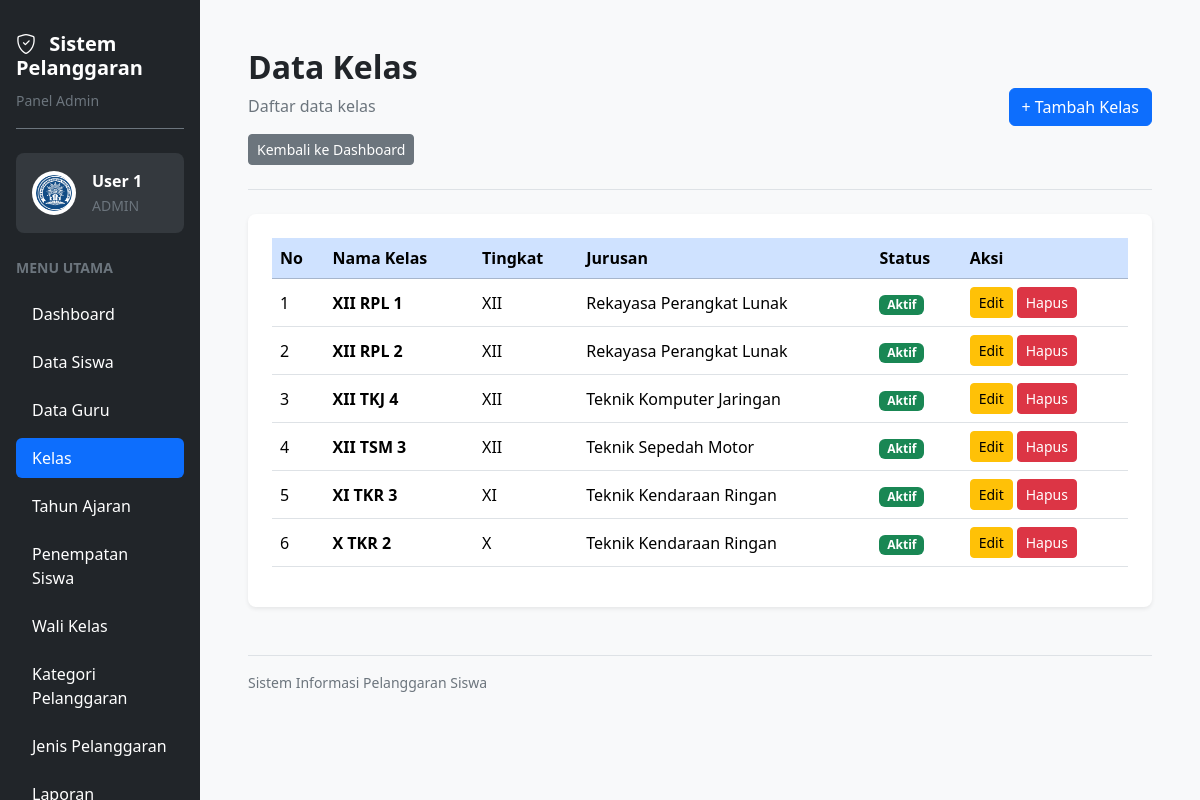
Before: /kelas.php (signed in) with the older database file.
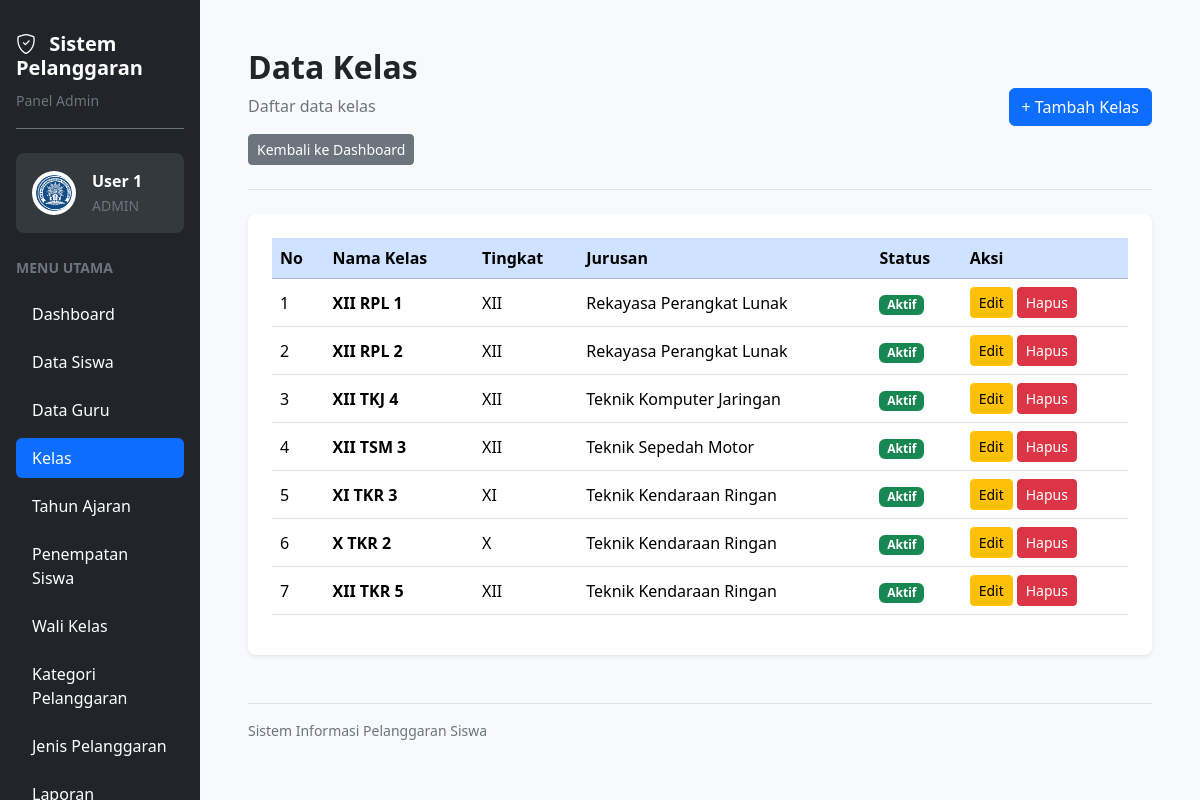
After: the same page with the newer database file.
### tables this page shows
CREATE TABLE `t_kelas` (
  `id` int(11) NOT NULL,
  `nama` varchar(100) NOT NULL,
  `tingkat` varchar(20) NOT NULL,
  `jurusan` varchar(100) NOT NULL,
  `status_aktif` tinyint(1) NOT NULL,
  `created_at` timestamp NULL DEFAULT current_timestamp(),
  `updated_at` timestamp NULL DEFAULT current_timestamp()
);

### kelas.php (the view, shortened to what the changed rows need)
<?php
require_once __DIR__ . "/config/koneksi.php";
$query = mysqli_query($koneksi, "SELECT * FROM t_kelas ORDER BY id ASC");
?>
<!DOCTYPE html>
<html lang="id">
<head>
    <link href="https://cdn.jsdelivr.net/npm/bootstrap@5.3.3/dist/css/bootstrap.min.css" rel="stylesheet">
    <link href="https://cdn.jsdelivr.net/npm/bootstrap-icons@1.11.3/font/bootstrap-icons.min.css" rel="stylesheet">
    <link href="https://cdn.datatables.net/2.3.4/css/dataTables.bootstrap5.min.css" rel="stylesheet">
</head>
<body class="bg-light overflow-hidden">
<div class="container-fluid vh-100 overflow-hidden">
    <div class="row h-100 flex-nowrap">
        <main class="col-9 col-md-9 col-lg-10 vh-100 overflow-auto p-3 p-lg-5">
            <div class="d-flex flex-wrap justify-content-between align-items-center gap-3 mb-4 pb-4 border-bottom">
                <div>
                    <h2 class="fw-bold mb-2">
                        Data Kelas
                    </h2>
                </div>
            </div>
            <div class="card border-0 shadow-sm rounded-3">
                <div class="card-body p-4">
                    <div class="table-responsive">
                        <table id="tabelKelas" class="table table-hover align-middle">
                            <thead>
                                <tr class="table-primary">
                                    <th>No</th>
                                    <th>Nama Kelas</th>
                                    <th>Tingkat</th>
                                    <th>Jurusan</th>
                                    <th>Status</th>
                                    <th>Aksi</th>
                                </tr>
                            </thead>
                            <tbody>
                            <?php $no = 1; ?>
                            <?php while ($kelas = mysqli_fetch_assoc($query)): ?>
                                <tr>
                                    <td>
                                        <?= $no++; ?>
                                    </td>
                                    <td>
                                        <strong>
                                            <?= htmlspecialchars($kelas['nama']); ?>
                                        </strong>
                                    </td>
                                    <td>
                                        <?= htmlspecialchars($kelas['tingkat']); ?>
                                    </td>
                                    <td>
                                        <?= htmlspecialchars($kelas['jurusan']); ?>
                                    </td>
                                    <td>
                                        <?php if ((int)$kelas['status_aktif'] === 1): ?>
                                            <span class="badge bg-success">
                                                Aktif
                                            </span>
                                        <?php else: ?>
                                            <span class="badge bg-secondary">
                                                Tidak Aktif
                                            </span>
                                        <?php endif; ?>
                                    </td>
                                    <td>
                                        <div class="d-flex gap-1">
                                            <a
                                                href="edit_kelas.php?id=<?= (int)$kelas['id']; ?>"
                                                class="btn btn-warning btn-sm"
                                            >
                                                Edit
                                            </a>
                                            <a
                                                href="hapus_kelas.php?id=<?= (int)$kelas['id']; ?>"
                                                class="btn btn-danger btn-sm"
                                                onclick="return confirm('Yakin ingin menghapus data kelas ini?')"
                                            >
                                                Hapus
                                            </a>
                                        </div>
                                    </td>
                                </tr>
                            <?php endwhile; ?>
                            </tbody>
                        </table>
                    </div>
                </div>
            </div>
        </main>
    </div>
</div>
</body>
</html>

Changed rows visible on the page:
added t_kelas: nama "XII TKR 5", tingkat "XII", jurusan "Teknik Kendaraan Ringan", status_aktif "Aktif"
